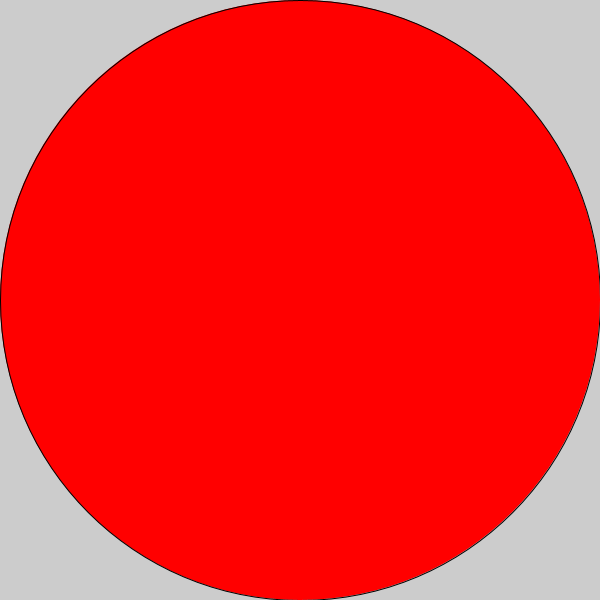
Frame 1 (no input)
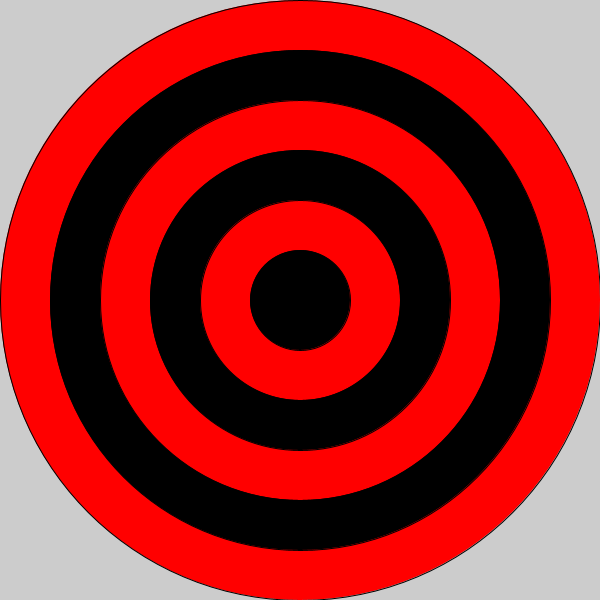
Frame 60 (the mouse pressed at the canvas centre just before this capture)
Frame 120 (the mouse held since frame 60 and released just before this capture): identical to frame 60, image omitted

The Processing sketch that drew these frames (run headless with seeded random() and noise(); from frame 60 on, the mouse is pressed at the canvas centre):

// Processing sketch: sketch_190613a
// ── sketch_190613a.pde
int size = 600;
int ring = 1;
void setup() {
  size(600,600);
}

void draw() {
  if (size > 0) {
    if(ring % 2 ==1) {
  fill(255,0,0);}
  else {
    fill(0,0,0);
  }
  ellipse(300,300,size,size);
  ring ++;
  size-=100;
  
  }
}
